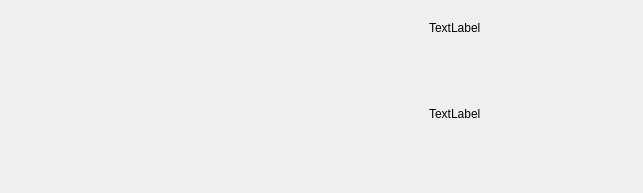
<?xml version="1.0" encoding="UTF-8"?>
<ui version="4.0">
 <class>CSystemInfoBar</class>
 <widget class="QWidget" name="CSystemInfoBar">
  <property name="geometry">
   <rect>
    <x>0</x>
    <y>0</y>
    <width>643</width>
    <height>193</height>
   </rect>
  </property>
  <property name="windowTitle">
   <string>Form</string>
  </property>
  <layout class="QGridLayout" name="gridLayout">
   <item row="0" column="0">
    <widget class="QLabel" name="label">
     <property name="styleSheet">
      <string notr="true">image: url(:/resources/img/stateBar/test.png);</string>
     </property>
     <property name="text">
      <string/>
     </property>
    </widget>
   </item>
   <item row="0" column="1">
    <widget class="QLabel" name="label_2">
     <property name="styleSheet">
      <string notr="true">image: url(:/resources/img/stateBar/test.png);</string>
     </property>
     <property name="text">
      <string/>
     </property>
    </widget>
   </item>
   <item row="0" column="2">
    <widget class="QLabel" name="label_5">
     <property name="styleSheet">
      <string notr="true">image: url(:/resources/img/stateBar/test.png);</string>
     </property>
     <property name="text">
      <string/>
     </property>
    </widget>
   </item>
   <item row="0" column="3">
    <widget class="QLabel" name="label_3">
     <property name="styleSheet">
      <string notr="true">image: url(:/resources/img/stateBar/test.png);</string>
     </property>
     <property name="text">
      <string/>
     </property>
    </widget>
   </item>
   <item row="0" column="4">
    <widget class="QWidget" name="sysTime" native="true">
     <layout class="QVBoxLayout" name="verticalLayout" stretch="2,8">
      <property name="spacing">
       <number>0</number>
      </property>
      <property name="leftMargin">
       <number>0</number>
      </property>
      <property name="topMargin">
       <number>0</number>
      </property>
      <property name="bottomMargin">
       <number>0</number>
      </property>
      <item>
       <widget class="QLabel" name="loginName">
        <property name="text">
         <string>TextLabel</string>
        </property>
       </widget>
      </item>
      <item>
       <widget class="QLabel" name="timeLabel">
        <property name="text">
         <string>TextLabel</string>
        </property>
       </widget>
      </item>
     </layout>
    </widget>
   </item>
   <item row="0" column="5">
    <widget class="QLabel" name="label_4">
     <property name="styleSheet">
      <string notr="true">image: url(:/resources/img/stateBar/test.png);</string>
     </property>
     <property name="text">
      <string/>
     </property>
    </widget>
   </item>
  </layout>
 </widget>
 <resources/>
 <connections/>
</ui>
